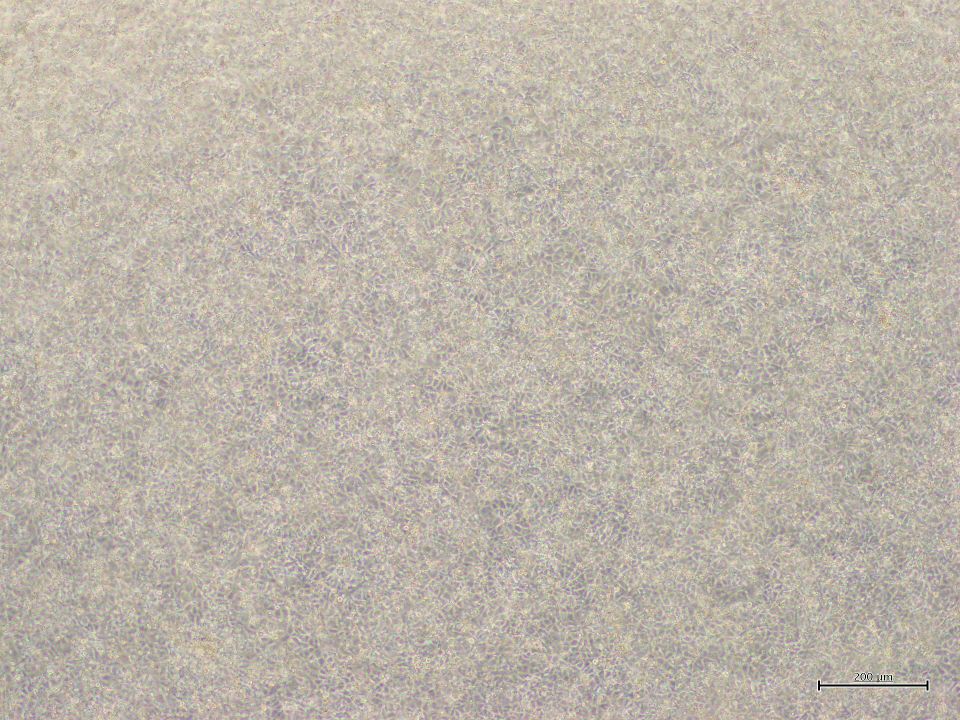
#> input picture ilastikApi/tests/test_image_convert/LotA_pointA.JPG, 1920 x 1440 px (shown at 1/2 size)
$ python -i focus_stack.py   (imports and definitions only)   (older library calls are emulated)
#> lines starting #> are read from the running program, lines starting #| are printed output that depends on the picture
import numpy as np
import cv2

def findHomography(image_1_kp, image_2_kp, matches):
    image_1_points = np.zeros((len(matches), 1, 2), dtype=np.float32)
    image_2_points = np.zeros((len(matches), 1, 2), dtype=np.float32)

    for i in range(0,len(matches)):
        image_1_points[i] = image_1_kp[matches[i].queryIdx].pt
        image_2_points[i] = image_2_kp[matches[i].trainIdx].pt


    homography, mask = cv2.findHomography(image_1_points, image_2_points, cv2.RANSAC, ransacReprojThreshold=2.0)

    return homography


#
#   Align the images so they overlap properly...
#
#
def align_images(images):

    #   SIFT generally produces better results, but it is not FOSS, so chose the feature detector
    #   that suits the needs of your project.  ORB does OK
    use_sift = True

    outimages = []

    if use_sift:
        detector = cv2.xfeatures2d.SIFT_create()
    else:
        detector = cv2.ORB_create(1000)

    #   We assume that image 0 is the "base" image and align everything to it
    print("Detecting features of base image")
    outimages.append(images[0])
    image1gray = cv2.cvtColor(images[0],cv2.COLOR_BGR2GRAY)
    image_1_kp, image_1_desc = detector.detectAndCompute(image1gray, None)

    for i in range(1,len(images)):
        print("Aligning image {}".format(i))
        image_i_kp, image_i_desc = detector.detectAndCompute(images[i], None)

        if use_sift:
            bf = cv2.BFMatcher()
            # This returns the top two matches for each feature point (list of list)
            pairMatches = bf.knnMatch(image_i_desc,image_1_desc, k=2)
            rawMatches = []
            for m,n in pairMatches:
                if m.distance < 0.7*n.distance:
                    rawMatches.append(m)
        else:
            bf = cv2.BFMatcher(cv2.NORM_HAMMING, crossCheck=True)
            rawMatches = bf.match(image_i_desc, image_1_desc)

        sortMatches = sorted(rawMatches, key=lambda x: x.distance)
        matches = sortMatches[0:128]


        hom = findHomography(image_i_kp, image_1_kp, matches)
        newimage = cv2.warpPerspective(images[i], hom, (images[i].shape[1], images[i].shape[0]), flags=cv2.INTER_LINEAR)

        outimages.append(newimage)
        # If you find that there's a large amount of ghosting, it may be because one or more of the input
        # images gets misaligned.  Outputting the aligned images may help diagnose that.
        # cv2.imwrite("aligned{}.png".format(i), newimage)


    return outimages

#
#   Compute the gradient map of the image
def doLap(image):

    # YOU SHOULD TUNE THESE VALUES TO SUIT YOUR NEEDS
    kernel_size = 5         # Size of the laplacian window
    blur_size = 5           # How big of a kernal to use for the gaussian blur
                            # Generally, keeping these two values the same or very close works well
                            # Also, odd numbers, please...

    blurred = cv2.GaussianBlur(image, (blur_size,blur_size), 0)
    return cv2.Laplacian(blurred, cv2.CV_64F, ksize=kernel_size)

#
#   This routine finds the points of best focus in all images and produces a merged result...
#
def focus_stack(unimages):
    images = align_images(unimages)

    print("Computing the laplacian of the blurred images")
    laps = []
    for i in range(len(images)):
        print("Lap {}".format(i))
        laps.append(doLap(cv2.cvtColor(images[i],cv2.COLOR_BGR2GRAY)))

    laps = np.asarray(laps)
    print("Shape of array of laplacians = {}".format(laps.shape))

    output = np.zeros(shape=images[0].shape, dtype=images[0].dtype)

    abs_laps = np.absolute(laps)
    maxima = abs_laps.max(axis=0)
    bool_mask = abs_laps == maxima
    mask = bool_mask.astype(np.uint8)
    for i in range(0,len(images)):
        output = cv2.bitwise_not(images[i],output, mask=mask[i])

    return 255-output

>>> import cv2
>>> picture = cv2.imread('../../../../ilastikApi/tests/test_image_convert/LotA_pointA.JPG', cv2.IMREAD_GRAYSCALE)
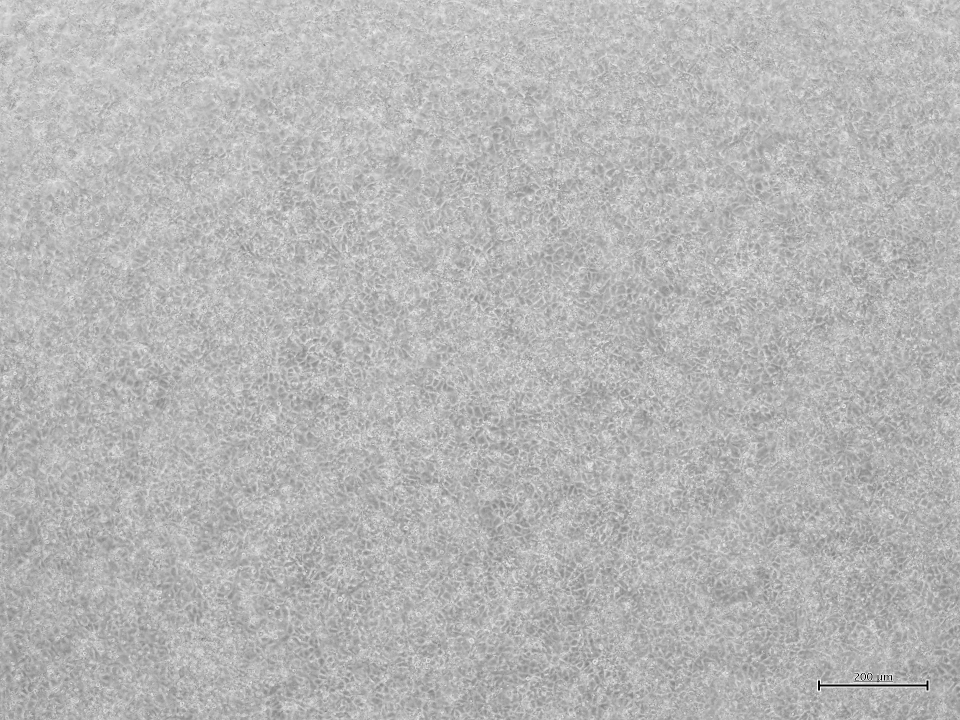
#> picture: shape (1440, 1920) (shown at 1/2 size); min 0, max 255, mean 182
#> (the run stopped early here; a loop or call above may not have finished)
